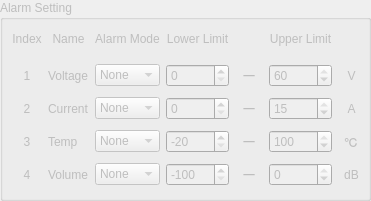
    <widget class="QGroupBox" name="groupBox">
     <property name="enabled">
      <bool>false</bool>
     </property>
     <property name="geometry">
      <rect>
       <x>390</x>
       <y>80</y>
       <width>371</width>
       <height>201</height>
      </rect>
     </property>
     <property name="title">
      <string>Alarm Setting</string>
     </property>
     <layout class="QGridLayout" name="gridLayout">
      <property name="leftMargin">
       <number>9</number>
      </property>
      <property name="topMargin">
       <number>0</number>
      </property>
      <property name="rightMargin">
       <number>3</number>
      </property>
      <property name="bottomMargin">
       <number>5</number>
      </property>
      <property name="horizontalSpacing">
       <number>6</number>
      </property>
      <item row="0" column="0">
       <widget class="QLabel" name="label_60">
        <property name="maximumSize">
         <size>
          <width>40</width>
          <height>30</height>
         </size>
        </property>
        <property name="text">
         <string>Index</string>
        </property>
        <property name="alignment">
         <set>Qt::AlignCenter</set>
        </property>
       </widget>
      </item>
      <item row="0" column="1">
       <widget class="QLabel" name="label_61">
        <property name="maximumSize">
         <size>
          <width>50</width>
          <height>16777215</height>
         </size>
        </property>
        <property name="text">
         <string>Name</string>
        </property>
        <property name="alignment">
         <set>Qt::AlignCenter</set>
        </property>
       </widget>
      </item>
      <item row="0" column="2">
       <widget class="QLabel" name="label_62">
        <property name="text">
         <string>Alarm Mode</string>
        </property>
        <property name="alignment">
         <set>Qt::AlignCenter</set>
        </property>
       </widget>
      </item>
      <item row="0" column="3">
       <widget class="QLabel" name="label_63">
        <property name="text">
         <string>Lower Limit</string>
        </property>
        <property name="alignment">
         <set>Qt::AlignCenter</set>
        </property>
       </widget>
      </item>
      <item row="0" column="4">
       <widget class="QLabel" name="label_78">
        <property name="text">
         <string/>
        </property>
        <property name="alignment">
         <set>Qt::AlignCenter</set>
        </property>
       </widget>
      </item>
      <item row="0" column="5">
       <widget class="QLabel" name="label_64">
        <property name="text">
         <string>Upper Limit</string>
        </property>
        <property name="alignment">
         <set>Qt::AlignCenter</set>
        </property>
       </widget>
      </item>
      <item row="0" column="6">
       <widget class="QLabel" name="label_77">
        <property name="text">
         <string/>
        </property>
        <property name="alignment">
         <set>Qt::AlignCenter</set>
        </property>
       </widget>
      </item>
      <item row="1" column="0">
       <widget class="QLabel" name="label_65">
        <property name="text">
         <string>1</string>
        </property>
        <property name="alignment">
         <set>Qt::AlignCenter</set>
        </property>
       </widget>
      </item>
      <item row="1" column="1">
       <widget class="QLabel" name="label_66">
        <property name="text">
         <string>Voltage</string>
        </property>
       </widget>
      </item>
      <item row="1" column="2">
       <widget class="QComboBox" name="voltMode">
        <item>
         <property name="text">
          <string>None</string>
         </property>
        </item>
        <item>
         <property name="text">
          <string>Both</string>
         </property>
        </item>
        <item>
         <property name="text">
          <string>Lower</string>
         </property>
        </item>
        <item>
         <property name="text">
          <string>Upper</string>
         </property>
        </item>
       </widget>
      </item>
      <item row="1" column="3">
       <widget class="QDoubleSpinBox" name="voltLowerLimit">
        <property name="enabled">
         <bool>false</bool>
        </property>
        <property name="decimals">
         <number>0</number>
        </property>
        <property name="maximum">
         <double>60.000000000000000</double>
        </property>
       </widget>
      </item>
      <item row="1" column="4">
       <widget class="QLabel" name="label_80">
        <property name="text">
         <string>一</string>
        </property>
        <property name="alignment">
         <set>Qt::AlignCenter</set>
        </property>
       </widget>
      </item>
      <item row="1" column="5">
       <widget class="QDoubleSpinBox" name="voltUpperLimit">
        <property name="enabled">
         <bool>false</bool>
        </property>
        <property name="decimals">
         <number>0</number>
        </property>
        <property name="maximum">
         <double>60.000000000000000</double>
        </property>
        <property name="value">
         <double>60.000000000000000</double>
        </property>
       </widget>
      </item>
      <item row="1" column="6">
       <widget class="QLabel" name="label_76">
        <property name="text">
         <string>V</string>
        </property>
        <property name="alignment">
         <set>Qt::AlignCenter</set>
        </property>
       </widget>
      </item>
      <item row="2" column="0">
       <widget class="QLabel" name="label_67">
        <property name="text">
         <string>2</string>
        </property>
        <property name="alignment">
         <set>Qt::AlignCenter</set>
        </property>
       </widget>
      </item>
      <item row="2" column="1">
       <widget class="QLabel" name="label_68">
        <property name="text">
         <string>Current</string>
        </property>
       </widget>
      </item>
      <item row="2" column="2">
       <widget class="QComboBox" name="currMode">
        <item>
         <property name="text">
          <string>None</string>
         </property>
        </item>
        <item>
         <property name="text">
          <string>Both</string>
         </property>
        </item>
        <item>
         <property name="text">
          <string>Lower</string>
         </property>
        </item>
        <item>
         <property name="text">
          <string>Upper</string>
         </property>
        </item>
       </widget>
      </item>
      <item row="2" column="3">
       <widget class="QDoubleSpinBox" name="currLowerLimit">
        <property name="enabled">
         <bool>false</bool>
        </property>
        <property name="decimals">
         <number>0</number>
        </property>
        <property name="maximum">
         <double>15.000000000000000</double>
        </property>
       </widget>
      </item>
      <item row="2" column="4">
       <widget class="QLabel" name="label_81">
        <property name="text">
         <string>一</string>
        </property>
        <property name="alignment">
         <set>Qt::AlignCenter</set>
        </property>
       </widget>
      </item>
      <item row="2" column="5">
       <widget class="QDoubleSpinBox" name="currUpperLimit">
        <property name="enabled">
         <bool>false</bool>
        </property>
        <property name="decimals">
         <number>0</number>
        </property>
        <property name="maximum">
         <double>15.000000000000000</double>
        </property>
        <property name="value">
         <double>15.000000000000000</double>
        </property>
       </widget>
      </item>
      <item row="2" column="6">
       <widget class="QLabel" name="label_73">
        <property name="text">
         <string>A</string>
        </property>
        <property name="alignment">
         <set>Qt::AlignCenter</set>
        </property>
       </widget>
      </item>
      <item row="3" column="0">
       <widget class="QLabel" name="label_69">
        <property name="text">
         <string>3</string>
        </property>
        <property name="alignment">
         <set>Qt::AlignCenter</set>
        </property>
       </widget>
      </item>
      <item row="3" column="1">
       <widget class="QLabel" name="label_70">
        <property name="text">
         <string>Temp</string>
        </property>
       </widget>
      </item>
      <item row="3" column="2">
       <widget class="QComboBox" name="tempMode">
        <item>
         <property name="text">
          <string>None</string>
         </property>
        </item>
        <item>
         <property name="text">
          <string>Both</string>
         </property>
        </item>
        <item>
         <property name="text">
          <string>Lower</string>
         </property>
        </item>
        <item>
         <property name="text">
          <string>Upper</string>
         </property>
        </item>
       </widget>
      </item>
      <item row="3" column="3">
       <widget class="QDoubleSpinBox" name="tempLowerLimit">
        <property name="enabled">
         <bool>false</bool>
        </property>
        <property name="decimals">
         <number>0</number>
        </property>
        <property name="minimum">
         <double>-20.000000000000000</double>
        </property>
        <property name="maximum">
         <double>100.000000000000000</double>
        </property>
        <property name="value">
         <double>-20.000000000000000</double>
        </property>
       </widget>
      </item>
      <item row="3" column="4">
       <widget class="QLabel" name="label_79">
        <property name="text">
         <string>一</string>
        </property>
        <property name="alignment">
         <set>Qt::AlignCenter</set>
        </property>
       </widget>
      </item>
      <item row="3" column="5">
       <widget class="QDoubleSpinBox" name="tempUpperLimit">
        <property name="enabled">
         <bool>false</bool>
        </property>
        <property name="decimals">
         <number>0</number>
        </property>
        <property name="minimum">
         <double>-20.000000000000000</double>
        </property>
        <property name="maximum">
         <double>100.000000000000000</double>
        </property>
        <property name="value">
         <double>100.000000000000000</double>
        </property>
       </widget>
      </item>
      <item row="3" column="6">
       <widget class="QLabel" name="label_74">
        <property name="text">
         <string>℃</string>
        </property>
        <property name="alignment">
         <set>Qt::AlignCenter</set>
        </property>
       </widget>
      </item>
      <item row="4" column="0">
       <widget class="QLabel" name="label_72">
        <property name="text">
         <string>4</string>
        </property>
        <property name="alignment">
         <set>Qt::AlignCenter</set>
        </property>
       </widget>
      </item>
      <item row="4" column="1">
       <widget class="QLabel" name="label_71">
        <property name="text">
         <string>Volume</string>
        </property>
       </widget>
      </item>
      <item row="4" column="2">
       <widget class="QComboBox" name="vuMeterMode">
        <item>
         <property name="text">
          <string>None</string>
         </property>
        </item>
        <item>
         <property name="text">
          <string>Both</string>
         </property>
        </item>
        <item>
         <property name="text">
          <string>Lower</string>
         </property>
        </item>
        <item>
         <property name="text">
          <string>Upper</string>
         </property>
        </item>
       </widget>
      </item>
      <item row="4" column="3">
       <widget class="QDoubleSpinBox" name="vuMeterLowerLimit">
        <property name="enabled">
         <bool>false</bool>
        </property>
        <property name="decimals">
         <number>0</number>
        </property>
        <property name="minimum">
         <double>-100.000000000000000</double>
        </property>
        <property name="maximum">
         <double>0.000000000000000</double>
        </property>
        <property name="singleStep">
         <double>1.000000000000000</double>
        </property>
        <property name="value">
         <double>-100.000000000000000</double>
        </property>
       </widget>
      </item>
      <item row="4" column="4">
       <widget class="QLabel" name="label_82">
        <property name="text">
         <string>一</string>
        </property>
        <property name="alignment">
         <set>Qt::AlignCenter</set>
        </property>
       </widget>
      </item>
      <item row="4" column="5">
       <widget class="QDoubleSpinBox" name="vuMeterUpperLimit">
        <property name="enabled">
         <bool>false</bool>
        </property>
        <property name="decimals">
         <number>0</number>
        </property>
        <property name="minimum">
         <double>-100.000000000000000</double>
        </property>
        <property name="maximum">
         <double>0.000000000000000</double>
        </property>
        <property name="value">
         <double>0.000000000000000</double>
        </property>
       </widget>
      </item>
      <item row="4" column="6">
       <widget class="QLabel" name="label_75">
        <property name="text">
         <string>dB</string>
        </property>
        <property name="alignment">
         <set>Qt::AlignCenter</set>
        </property>
       </widget>
      </item>
     </layout>
    </widget>
